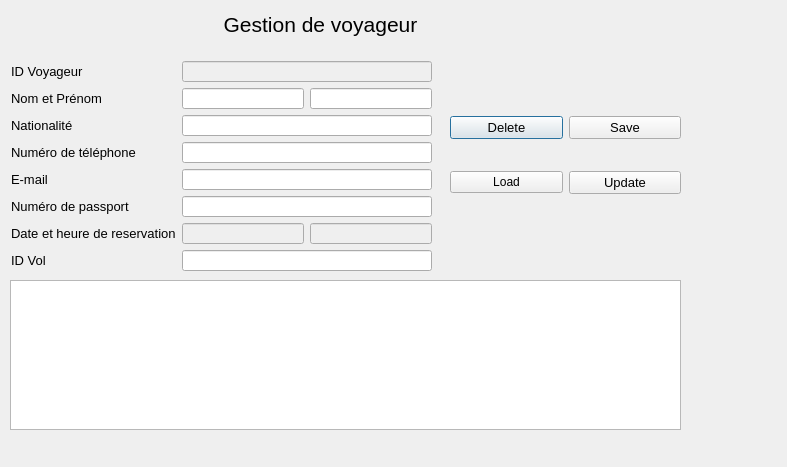
<?xml version="1.0" encoding="UTF-8"?>
<ui version="4.0">
 <class>GestionVoyageur_Dialog</class>
 <widget class="QDialog" name="GestionVoyageur_Dialog">
  <property name="geometry">
   <rect>
    <x>0</x>
    <y>0</y>
    <width>787</width>
    <height>467</height>
   </rect>
  </property>
  <property name="windowTitle">
   <string>Dialog</string>
  </property>
  <widget class="QLabel" name="label">
   <property name="geometry">
    <rect>
     <x>220</x>
     <y>9</y>
     <width>201</width>
     <height>31</height>
    </rect>
   </property>
   <property name="font">
    <font>
     <family>Segoe UI</family>
     <pointsize>16</pointsize>
    </font>
   </property>
   <property name="layoutDirection">
    <enum>Qt::LeftToRight</enum>
   </property>
   <property name="text">
    <string>Gestion de voyageur</string>
   </property>
   <property name="alignment">
    <set>Qt::AlignCenter</set>
   </property>
  </widget>
  <widget class="QTableView" name="tableView">
   <property name="geometry">
    <rect>
     <x>10</x>
     <y>280</y>
     <width>671</width>
     <height>150</height>
    </rect>
   </property>
  </widget>
  <widget class="QWidget" name="layoutWidget_2">
   <property name="geometry">
    <rect>
     <x>450</x>
     <y>90</y>
     <width>231</width>
     <height>130</height>
    </rect>
   </property>
   <layout class="QVBoxLayout" name="verticalLayout_4">
    <item>
     <layout class="QHBoxLayout" name="horizontalLayout_5">
      <item>
       <widget class="QPushButton" name="delete_2">
        <property name="font">
         <font>
          <family>Segoe UI</family>
          <pointsize>10</pointsize>
         </font>
        </property>
        <property name="text">
         <string>Delete</string>
        </property>
        <property name="icon">
         <iconset>
          <normaloff>Data/Pictures/delete.png</normaloff>Data/Pictures/delete.png</iconset>
        </property>
        <property name="iconSize">
         <size>
          <width>45</width>
          <height>45</height>
         </size>
        </property>
       </widget>
      </item>
      <item>
       <widget class="QPushButton" name="save">
        <property name="font">
         <font>
          <family>Segoe UI</family>
          <pointsize>10</pointsize>
         </font>
        </property>
        <property name="text">
         <string>Save</string>
        </property>
        <property name="icon">
         <iconset>
          <normaloff>Data/Pictures/save.png</normaloff>Data/Pictures/save.png</iconset>
        </property>
        <property name="iconSize">
         <size>
          <width>45</width>
          <height>45</height>
         </size>
        </property>
       </widget>
      </item>
     </layout>
    </item>
    <item>
     <layout class="QHBoxLayout" name="horizontalLayout_7">
      <item>
       <widget class="QPushButton" name="load">
        <property name="text">
         <string>Load</string>
        </property>
        <property name="icon">
         <iconset>
          <normaloff>Data/Pictures/load.png</normaloff>Data/Pictures/load.png</iconset>
        </property>
        <property name="iconSize">
         <size>
          <width>45</width>
          <height>45</height>
         </size>
        </property>
       </widget>
      </item>
      <item>
       <widget class="QPushButton" name="update">
        <property name="font">
         <font>
          <family>Segoe UI</family>
          <pointsize>10</pointsize>
         </font>
        </property>
        <property name="text">
         <string>Update</string>
        </property>
        <property name="icon">
         <iconset>
          <normaloff>Data/Pictures/update.png</normaloff>Data/Pictures/update.png</iconset>
        </property>
        <property name="iconSize">
         <size>
          <width>45</width>
          <height>45</height>
         </size>
        </property>
       </widget>
      </item>
     </layout>
    </item>
   </layout>
  </widget>
  <widget class="QWidget" name="layoutWidget">
   <property name="geometry">
    <rect>
     <x>11</x>
     <y>61</y>
     <width>421</width>
     <height>210</height>
    </rect>
   </property>
   <layout class="QHBoxLayout" name="horizontalLayout">
    <item>
     <layout class="QVBoxLayout" name="verticalLayout_2">
      <item>
       <widget class="QLabel" name="label_9">
        <property name="font">
         <font>
          <family>Segoe UI</family>
          <pointsize>10</pointsize>
         </font>
        </property>
        <property name="text">
         <string>ID Voyageur</string>
        </property>
       </widget>
      </item>
      <item>
       <widget class="QLabel" name="label_6">
        <property name="font">
         <font>
          <family>Segoe UI</family>
          <pointsize>10</pointsize>
         </font>
        </property>
        <property name="text">
         <string>Nom et Prénom</string>
        </property>
       </widget>
      </item>
      <item>
       <widget class="QLabel" name="label_3">
        <property name="font">
         <font>
          <family>Segoe UI</family>
          <pointsize>10</pointsize>
         </font>
        </property>
        <property name="text">
         <string>Nationalité</string>
        </property>
       </widget>
      </item>
      <item>
       <widget class="QLabel" name="label_5">
        <property name="font">
         <font>
          <family>Segoe UI</family>
          <pointsize>10</pointsize>
         </font>
        </property>
        <property name="text">
         <string>Numéro de téléphone</string>
        </property>
       </widget>
      </item>
      <item>
       <widget class="QLabel" name="label_7">
        <property name="font">
         <font>
          <family>Segoe UI</family>
          <pointsize>10</pointsize>
         </font>
        </property>
        <property name="text">
         <string>E-mail</string>
        </property>
       </widget>
      </item>
      <item>
       <widget class="QLabel" name="label_8">
        <property name="font">
         <font>
          <family>Segoe UI</family>
          <pointsize>10</pointsize>
         </font>
        </property>
        <property name="text">
         <string>Numéro de passport</string>
        </property>
       </widget>
      </item>
      <item>
       <widget class="QLabel" name="label_4">
        <property name="font">
         <font>
          <family>Segoe UI</family>
          <pointsize>10</pointsize>
         </font>
        </property>
        <property name="text">
         <string>Date et heure de reservation</string>
        </property>
       </widget>
      </item>
      <item>
       <widget class="QLabel" name="label_2">
        <property name="font">
         <font>
          <family>Segoe UI</family>
          <pointsize>10</pointsize>
         </font>
        </property>
        <property name="text">
         <string>ID Vol</string>
        </property>
       </widget>
      </item>
     </layout>
    </item>
    <item>
     <layout class="QVBoxLayout" name="verticalLayout_3">
      <item>
       <widget class="QLineEdit" name="txt_idVoyageur">
        <property name="enabled">
         <bool>false</bool>
        </property>
        <property name="readOnly">
         <bool>true</bool>
        </property>
       </widget>
      </item>
      <item>
       <layout class="QHBoxLayout" name="horizontalLayout_4">
        <item>
         <widget class="QLineEdit" name="txt_nom"/>
        </item>
        <item>
         <widget class="QLineEdit" name="txt_prenom"/>
        </item>
       </layout>
      </item>
      <item>
       <widget class="QLineEdit" name="txt_nationalite"/>
      </item>
      <item>
       <widget class="QLineEdit" name="txt_telephone">
        <property name="text">
         <string/>
        </property>
       </widget>
      </item>
      <item>
       <widget class="QLineEdit" name="txt_mail"/>
      </item>
      <item>
       <widget class="QLineEdit" name="txt_numPassport"/>
      </item>
      <item>
       <layout class="QHBoxLayout" name="horizontalLayout_6">
        <item>
         <widget class="QLineEdit" name="txt_dateReservation">
          <property name="enabled">
           <bool>false</bool>
          </property>
          <property name="autoFillBackground">
           <bool>false</bool>
          </property>
          <property name="readOnly">
           <bool>false</bool>
          </property>
         </widget>
        </item>
        <item>
         <widget class="QLineEdit" name="txt_heureReservation">
          <property name="enabled">
           <bool>false</bool>
          </property>
          <property name="readOnly">
           <bool>false</bool>
          </property>
         </widget>
        </item>
       </layout>
      </item>
      <item>
       <widget class="QLineEdit" name="txt_idVol"/>
      </item>
     </layout>
    </item>
   </layout>
  </widget>
 </widget>
 <resources/>
 <connections/>
</ui>
